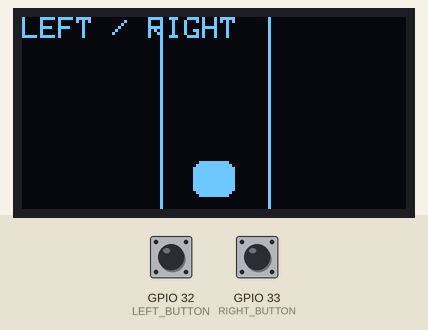
A sketch run on a simulated ESP32. Parts: 128×64 one-colour display. The inputs (shaded band) are chosen by the test bench; at power-on: GPIO 32 (LEFT_BUTTON) HIGH, GPIO 33 (RIGHT_BUTTON) HIGH.

Above: at 1.2 s.
1.3 s: GPIO 32 (LEFT_BUTTON) pulled LOW for 0.15 s
At 2.4 s:
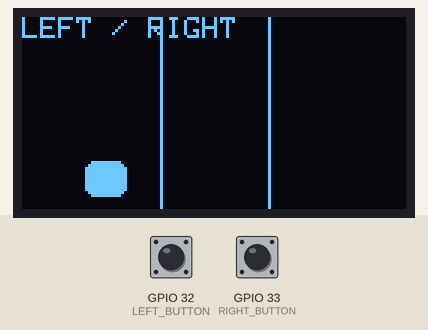
Timing chart, 0 to 4.3 s (numbered marks = the images above; inputs shaded):
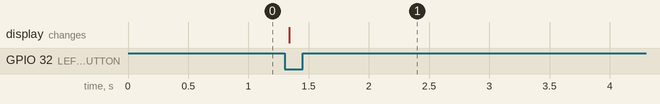

Measured:
- after the input at 1.3 s, the display: changes at once (image 1)

The sketch:

day_80_player_car_and_input.ino
```cpp
// Day 80: Move a player car between three lanes using two buttons.
#include <Wire.h>
#include <Adafruit_GFX.h>
#include <Adafruit_SSD1306.h>
Adafruit_SSD1306 display(128,64,&Wire,-1);
const int LEFT_BUTTON=32, RIGHT_BUTTON=33;
int playerLane=1, lastLeft=HIGH, lastRight=HIGH;
unsigned long lastMove=0;
const int laneX[]={28,64,100};
void setup(){
  pinMode(LEFT_BUTTON,INPUT_PULLUP); pinMode(RIGHT_BUTTON,INPUT_PULLUP);
  Wire.begin(21,22);
  if(!display.begin(SSD1306_SWITCHCAPVCC,0x3C))while(true)delay(1000);
}
void loop(){
  int left=digitalRead(LEFT_BUTTON), right=digitalRead(RIGHT_BUTTON);
  if(millis()-lastMove>140){
    if(left==LOW && lastLeft==HIGH && playerLane>0){playerLane--;lastMove=millis();}
    if(right==LOW && lastRight==HIGH && playerLane<2){playerLane++;lastMove=millis();}
  }
  lastLeft=left; lastRight=right;
  display.clearDisplay();
  display.drawLine(46,0,46,63,SSD1306_WHITE);
  display.drawLine(82,0,82,63,SSD1306_WHITE);
  int x=laneX[playerLane];
  display.fillRoundRect(x-7,48,14,12,3,SSD1306_WHITE);
  display.setTextSize(1);display.setTextColor(SSD1306_WHITE);
  display.setCursor(0,0);display.print("LEFT / RIGHT");
  display.display();
}
```
